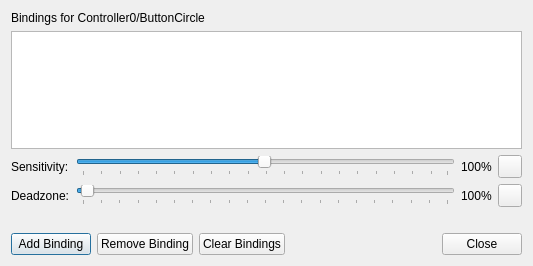
<?xml version="1.0" encoding="UTF-8"?>
<ui version="4.0">
 <class>InputBindingDialog</class>
 <widget class="QDialog" name="InputBindingDialog">
  <property name="windowModality">
   <enum>Qt::WindowModality::WindowModal</enum>
  </property>
  <property name="geometry">
   <rect>
    <x>0</x>
    <y>0</y>
    <width>533</width>
    <height>266</height>
   </rect>
  </property>
  <property name="windowTitle">
   <string>Edit Bindings</string>
  </property>
  <property name="modal">
   <bool>true</bool>
  </property>
  <layout class="QVBoxLayout" name="verticalLayout">
   <item>
    <widget class="QLabel" name="title">
     <property name="text">
      <string>Bindings for Controller0/ButtonCircle</string>
     </property>
    </widget>
   </item>
   <item>
    <widget class="QListWidget" name="bindingList"/>
   </item>
   <item>
    <widget class="QWidget" name="sensitivityWidget" native="true">
     <layout class="QGridLayout" name="sensitivityLayout">
      <property name="leftMargin">
       <number>0</number>
      </property>
      <property name="topMargin">
       <number>0</number>
      </property>
      <property name="rightMargin">
       <number>0</number>
      </property>
      <property name="bottomMargin">
       <number>0</number>
      </property>
      <item row="0" column="1">
       <widget class="QSlider" name="sensitivity">
        <property name="minimum">
         <number>1</number>
        </property>
        <property name="maximum">
         <number>200</number>
        </property>
        <property name="value">
         <number>100</number>
        </property>
        <property name="orientation">
         <enum>Qt::Orientation::Horizontal</enum>
        </property>
        <property name="tickPosition">
         <enum>QSlider::TickPosition::TicksBelow</enum>
        </property>
       </widget>
      </item>
      <item row="1" column="1">
       <widget class="QSlider" name="deadzone">
        <property name="minimum">
         <number>0</number>
        </property>
        <property name="maximum">
         <number>100</number>
        </property>
        <property name="value">
         <number>1</number>
        </property>
        <property name="orientation">
         <enum>Qt::Orientation::Horizontal</enum>
        </property>
        <property name="tickPosition">
         <enum>QSlider::TickPosition::TicksBelow</enum>
        </property>
        <property name="tickInterval">
         <number>5</number>
        </property>
       </widget>
      </item>
      <item row="0" column="0">
       <widget class="QLabel" name="sensitivityLabel">
        <property name="text">
         <string>Sensitivity:</string>
        </property>
       </widget>
      </item>
      <item row="0" column="2">
       <widget class="QLabel" name="sensitivityValue">
        <property name="text">
         <string>100%</string>
        </property>
       </widget>
      </item>
      <item row="1" column="0">
       <widget class="QLabel" name="deadzoneLabel">
        <property name="text">
         <string>Deadzone:</string>
        </property>
       </widget>
      </item>
      <item row="1" column="2">
       <widget class="QLabel" name="deadzoneValue">
        <property name="text">
         <string>100%</string>
        </property>
       </widget>
      </item>
      <item row="0" column="3">
       <widget class="QToolButton" name="resetSensitivity">
        <property name="toolTip">
         <string>Reset Sensitivity</string>
        </property>
        <property name="icon">
         <iconset theme="restart-line"/>
        </property>
       </widget>
      </item>
      <item row="1" column="3">
       <widget class="QToolButton" name="resetDeadzone">
        <property name="toolTip">
         <string>Reset Deadzone</string>
        </property>
        <property name="icon">
         <iconset theme="restart-line"/>
        </property>
       </widget>
      </item>
     </layout>
    </widget>
   </item>
   <item>
    <widget class="QLabel" name="status">
     <property name="text">
      <string/>
     </property>
    </widget>
   </item>
   <item>
    <layout class="QHBoxLayout" name="horizontalLayout">
     <item>
      <widget class="QPushButton" name="addBinding">
       <property name="text">
        <string>Add Binding</string>
       </property>
       <property name="icon">
        <iconset theme="add-line"/>
       </property>
      </widget>
     </item>
     <item>
      <widget class="QPushButton" name="removeBinding">
       <property name="text">
        <string>Remove Binding</string>
       </property>
       <property name="icon">
        <iconset theme="minus-line"/>
       </property>
      </widget>
     </item>
     <item>
      <widget class="QPushButton" name="clearBindings">
       <property name="text">
        <string>Clear Bindings</string>
       </property>
       <property name="icon">
        <iconset theme="trash-fill"/>
       </property>
      </widget>
     </item>
     <item>
      <widget class="QDialogButtonBox" name="buttonBox">
       <property name="standardButtons">
        <set>QDialogButtonBox::StandardButton::Close</set>
       </property>
      </widget>
     </item>
    </layout>
   </item>
  </layout>
 </widget>
 <resources/>
 <connections/>
</ui>
